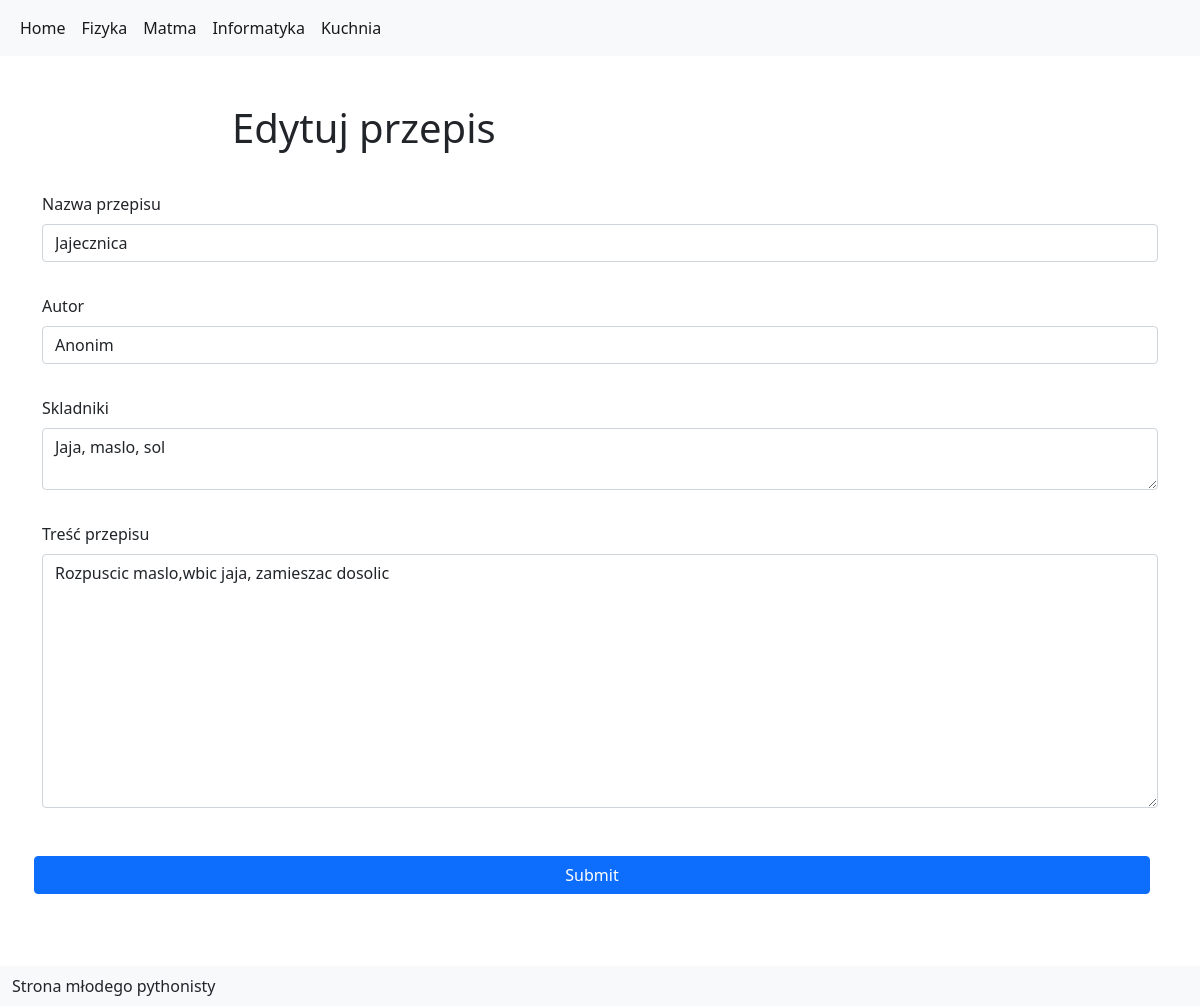
Page /kuchnia/edytuj_przepis/1 on the earlier database version.
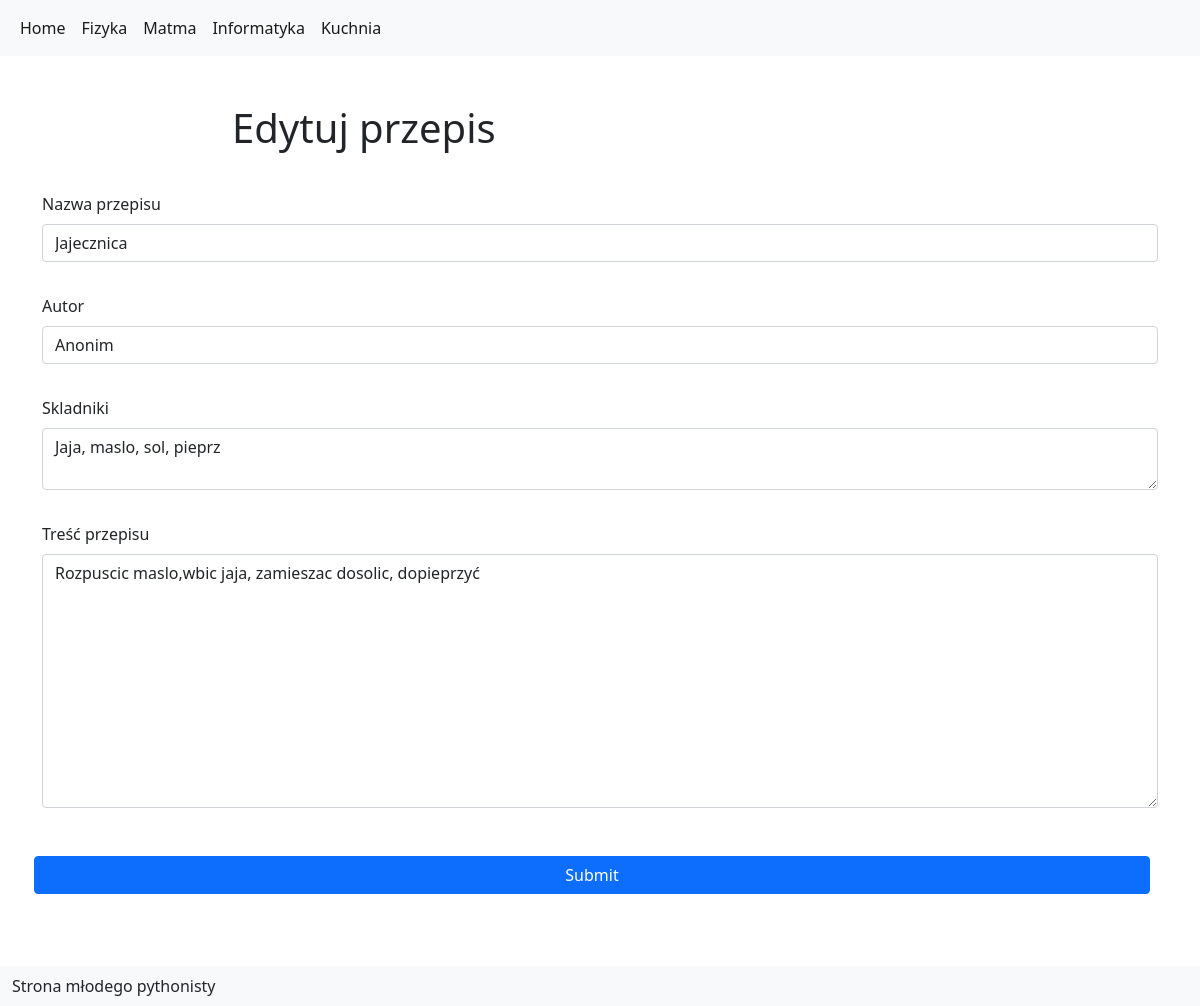
Same page on the later database version.
### tables this page shows
CREATE TABLE przepisy2(id integer primary key autoincrement, name varchar(200), skladniki varchar(1000), przepis varchar(7000), autor varchar(100), mod_date date default(date()));

### app.py (the view, shortened to what this page needs)
@app.route('/kuchnia/edytuj_przepis/<ID>',methods=['GET','POST'])
def edytuj_przepis(ID):
    db = get_db()
    sql_command = 'SELECT * FROM przepisy2 WHERE id =?;'
    cur = db.execute(sql_command,[ID])
    przepis = cur.fetchone()
    return render_template('edytuj_przepis.html',przepis=przepis)

### app.py (called while the page is built)
def get_db():
    if not hasattr(g, 'sqlite_db'):
        conn = sqlite3.connect(app_info['db_file'])
        conn.row_factory = sqlite3.Row
        g.sqlite_db = conn
    return g.sqlite_db

### templates/edytuj_przepis.html (shortened to what this page needs)
{% extends "base.html" %}
{% block header %}
Edytuj przepis
{% endblock %}
{% block content %}
<form class="row g-3" id="nowy_przepis" method="POST" action="{{ url_for('edytuj_przepis',ID=przepis['id'])}}">
    <div class="mb-3">
        <label for="nazwa_przepisu" class="form-label">Nazwa przepisu</label>
        <input type="text" class="form-control" name="nazwa_przepisu" id="nazwa_przepisu" value="{{przepis['name']}}" placeholder="Nazwa przepisu">
    </div>
     <div class="mb-3">
        <label for="autor_przepisu" class="form-label">Autor</label>
        <input type="text" class="form-control" name="autor_przepisu" id="autor_przepisu" value="{{przepis['autor']}}">
    </div>
    <div class="mb-3">
        <label for="skladniki_przepisu" class="form-label">Skladniki</label>
        <textarea class="form-control" name="skladniki_przepisu" id="skladniki_przepisu" rows="2" >{{przepis['skladniki']}}</textarea>
    </div>
    <div class="mb-3">
        <label for="tresc_przepisu" class="form-label">Treść przepisu</label>
        <textarea class="form-control" name="tresc_przepisu" id="tresc_przepisu" rows="10">{{przepis['przepis']}}</textarea>
    </div>
  <div class="row g-3">
  <button type="submit" class="btn btn-primary">Submit</button>
  </div>
</form>
{% endblock %}

Differences in the rows shown:
changed przepisy2 "Jajecznica": skladniki_przepisu "Jaja, maslo, sol" → "Jaja, maslo, sol, pieprz"; tresc_przepisu "Rozpuscic maslo,wbic jaja, zamieszac dosolic" → "Rozpuscic maslo,wbic jaja, zamieszac dosolic, dopieprzyć"
